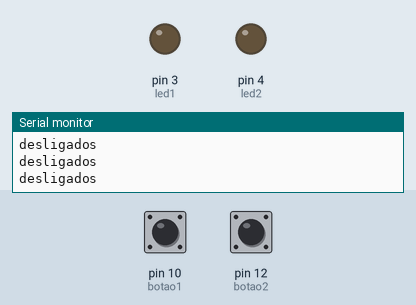
Recording of a program running on a simulated Arduino Uno, built with avr-gcc and run on an emulated ATmega328P. Shown: output pins drawn as LEDs (lit = HIGH), the last lines printed to the serial monitor. The test bench sets the inputs (shaded band); at power-on: pin 10 (botao1) HIGH, pin 12 (botao2) HIGH.

Above: at 1.8 s.
1.9 s: pin 10 (botao1) pulled LOW for 0.6 s
At 2.4 s:
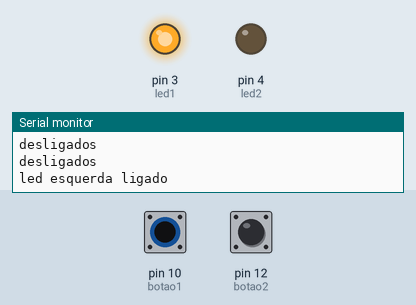
4.0 s: pin 12 (botao2) pulled LOW for 0.6 s
At 4.8 s:
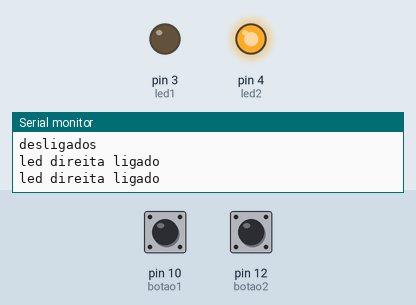
6.5 s: pin 12 (botao2) pulled LOW for 3.2 s
At 10.8 s:
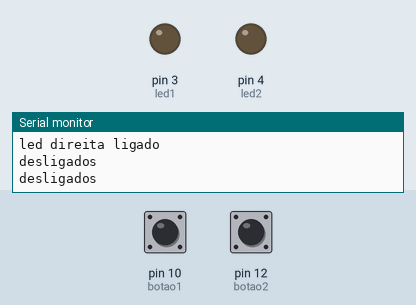
11.5 s: pin 10 (botao1) pulled LOW for 3.2 s
At 11.9 s:
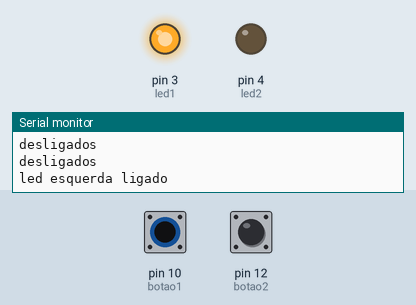
16.5 s: pin 10 (botao1) driven LOW and pin 12 (botao2) driven LOW
At 17.0 s:
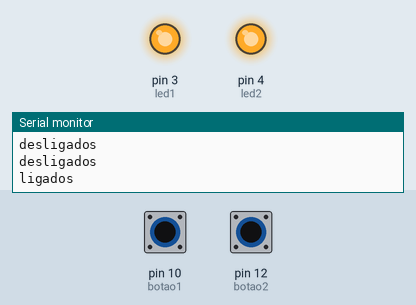
Timing chart, 0 to 19.0 s (numbered marks = the images above; inputs shaded):
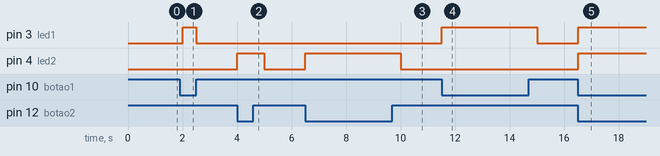

The program:

main.cpp
```cpp
#include <Arduino.h>

const int BAUD_RATE=9600;
int botao1=10;
int botao2=12;
int led1=3;
int led2=4;
int estado_do_botao1=0;
int estado_do_botao2=0;
int opcao=0;


// void leds_desligam()
// {
//   Serial.println("leds desligados");
//   digitalWrite(led1,LOW);
//   digitalWrite(led2,LOW);
// }
// void led1_liga()
// {
//   Serial.println("led da esquerda liga");
//   digitalWrite(led1,HIGH);
//   digitalWrite(led2,LOW);
// }
// void led2_liga()
// {
//   Serial.println("led da direita liga");
//   digitalWrite(led1,LOW);
//   digitalWrite(led2,HIGH);
// }
// void leds_ligam()
// {
//   Serial.println("leds ligados");
//   digitalWrite(led1,HIGH);
//   digitalWrite(led2,HIGH);
// }
int estado_led1=0;
int estado_led2=0;

void leds(int estado_led1, int estado_led2, String message)
{
  Serial.println(message);
  digitalWrite(led1, estado_led1);
  digitalWrite(led2, estado_led2);
}
void setup()
{
  Serial.begin(BAUD_RATE);
  pinMode(led1, OUTPUT);
  pinMode(led2, OUTPUT);
  pinMode(botao1,INPUT);
  pinMode(botao2,INPUT);
}

void loop()
{
  estado_do_botao1= digitalRead(botao1)==LOW;
  estado_do_botao2= digitalRead(botao2)==LOW;
  if (!estado_do_botao1&&!estado_do_botao2)
  {
    opcao=0;
  }

  if (estado_do_botao1&&!estado_do_botao2)
  {
    opcao=1;
  }

  if (!estado_do_botao1&&estado_do_botao2)
  {
    opcao=2;
  }

  if (estado_do_botao1&&estado_do_botao2)
  {
    opcao=3;
  }

  switch (opcao)
  {
  case 0:
    leds(LOW,LOW,"desligados");
    break;

    case 1:
    leds(HIGH,LOW, "led esquerda ligado");
    break;

    case 2:
    leds(LOW,HIGH,"led direita ligado");
    break;

    case 3:
    leds(HIGH,HIGH,"ligados");
    break;

  default:
  Serial.println("error");
    break;
  }
  // switch(opcao)
  // {
  // case 0:
  //   leds_desligam();
  //   break;
  // case 1:
  //   led1_liga();
  //   break;
  // case 2:
  //   led2_liga();
  //   break;
  // case 3:
  //   leds_ligam();
  //   break;

  // default:
  // Serial.println("erro");
  //   break;
  // }
  delay(500);

}
```

Measured:
- after the input at 1.9 s, pin 3 (led1): LOW → HIGH after 0.10 s, → LOW 0.50 s later
- after the input at 4.0 s, pin 4 (led2): LOW → HIGH at once, → LOW 1.0 s later
- after the input at 6.5 s, pin 4 (led2): LOW → HIGH at once, → LOW 3.5 s later
- after the input at 11.5 s, pin 3 (led1): LOW → HIGH at once, → LOW 3.5 s later
- after the input at 16.5 s, pin 3 (led1), pin 4 (led2): LOW → HIGH at once
